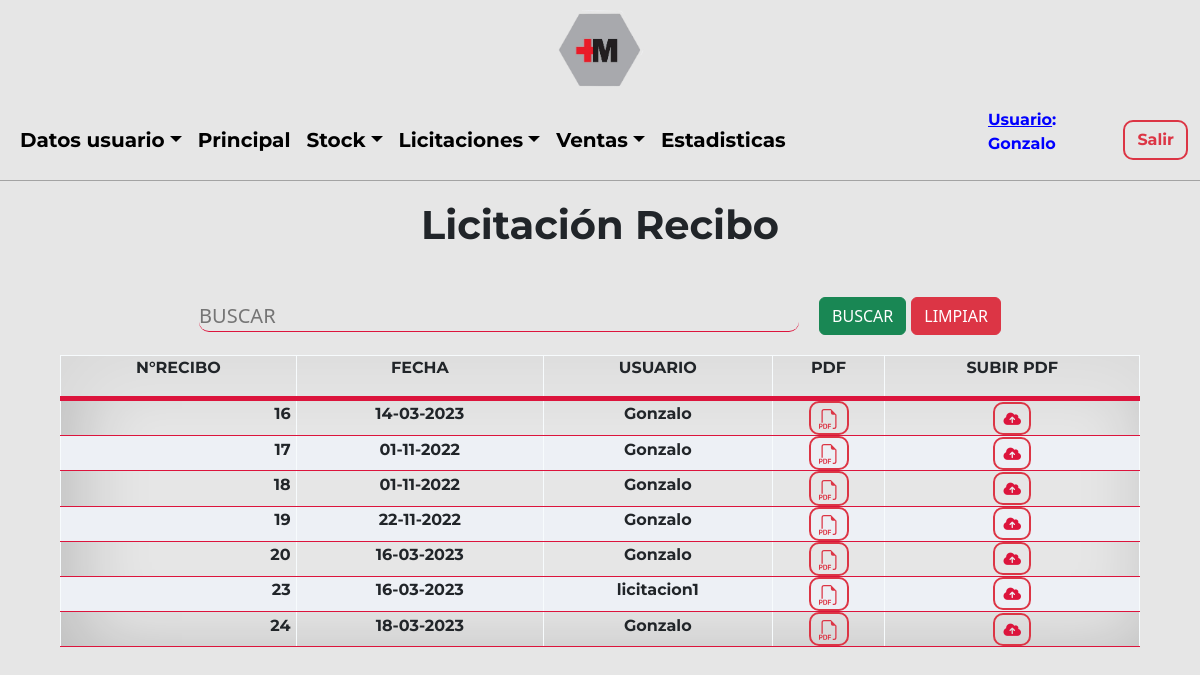
Screenshot of /Sistema/Licitaciones/licRecibo.php?ok (signed in) with the database file from the repository.
### tables this page shows
CREATE TABLE `usuario` (
  `idUsuario` int(3) NOT NULL,
  `usuario` text NOT NULL,
  `contraseña` varchar(60) NOT NULL,
  `idRol` int(2) NOT NULL,
  `idTipoUsuario` int(10) NOT NULL,
  `nombre` varchar(100) NOT NULL,
  `correo` varchar(100) NOT NULL,
  `direccion` varchar(100) NOT NULL,
  `idEstadoUsuario` int(2) NOT NULL
);

CREATE TABLE `licitacion` (
  `idLicitacion` int(3) NOT NULL,
  `idEstadoLicitacion` int(3) NOT NULL
);

### Sistema/Licitaciones/licRecibo.php (the view, shortened to what this page needs)
<?php
include('../../Utils/conexion.php');
$iduser = $_SESSION['usuario'];
$sql = "SELECT idUsuario, usuario, idRol FROM usuario WHERE usuario='$iduser'";
$resultado = $datos_base->query($sql);
$row = $resultado->fetch_assoc();
$nom = $row['usuario'];
$idUsu = $row['idUsuario'];
$idRol = $row['idRol'];
?>
<!DOCTYPE html>
<html lang="en">
<head>
    <link href="https://cdn.jsdelivr.net/npm/bootstrap@5.2.0-beta1/dist/css/bootstrap.min.css" rel="stylesheet">
    <link rel="stylesheet" type="text/css" href="../../Css/estilos.css"/>
</head>
<body>
<?php include('../Layouts/licitacionesHeader.php'); ?>
    <main>
        <section class="ini">
            <div class="ini-tit">
                <h1>Licitación Recibo</h1>
            </div>
            <div class="container">
                <form method="POST" action="./licRecibo.php">
                    <div class="form-grilla">
                        <div class="form-grilla-busc">
                            <input type="text" style="text-transform:uppercase;" name="buscar"  placeholder="Buscar" class="busc">
                        </div>
                        <div class="form-grilla-but">
                            <input class="btn btn-success" type="submit" name="btn2" value="BUSCAR"></input>
                            <input class="btn btn-danger" type="submit" name="btn1" value="LIMPIAR"></input>
                        </div>
                    </div>
                </form>
            </div>
             <?php
                    if($idRol == $rolgerente OR $idRol == $roladmin)
                    {
                    echo "<table>
                            <thead>
                                <tr>
                                    <th><p>N°RECIBO</p></th>
                                    <th><p>FECHA</p></th>
                                    <th><p>USUARIO</p></th>
                                    <th><p>PDF</p></th>
                                    ";
                                    if($idUsu == 1){
                                        echo "
                                        <th><p>SUBIR PDF</p></th>
                                        ";
                                    }
                                    echo "
                                </tr>
                            </thead>
                        ";
                        if(isset($_POST['btn2']))
                                {
                                    $doc = $_POST['buscar'];
                                    $consulta=mysqli_query($datos_base, "SELECT l.idLicitacion, m.fecha, u.usuario
                                    FROM licitacion l
                                    LEFT JOIN movimientolicitacion AS m ON m.idLicitacion = l.idLicitacion
                                    LEFT JOIN datoslicitacion AS da ON da.idLicitacion = l.idLicitacion
                                    LEFT JOIN usuario AS u ON u.idUsuario = da.idUsuario
                                    WHERE m.idEstadoLicitacion = 6 (l.idLicitacion LIKE '%$doc%' OR m.fecha LIKE '%$doc%' OR u.usuario LIKE '%$doc%')
                                    GROUP BY l.idLicitacion");
                                    while($listar = mysqli_fetch_array($consulta))
                                    {
                                        $fec = date("d-m-Y", strtotime($listar['fecha']));
                                        echo
                                        "
                                            <tr>
                                            <td><h4 style='font-size:16px;text-align: right; margin-right: 5px; '>".$listar['idLicitacion']."</h4 ></td>
                                            <td><h4 style='font-size:16px;'>".$fec."</h4 ></td>
                                            <td><h4 style='font-size:16px;'>".$listar['usuario']."</h4 ></td>
                                            <td class='text-center text-nowrap'> <a class='btn btn-sm btn-outline-danger' href=./confirmarLicRecibo.php?no=".$listar['idLicitacion']." target=new><svg xmlns='http://www.w3.org/2000/svg' width='20' height='20' fill='currentColor' class='bi bi-filetype-pdf' viewBox='0 0 16 16'>
                                            <path fill-rule='evenodd' d='M14 4.5V14a2 2 0 0 1-2 2h-1v-1h1a1 1 0 0 0 1-1V4.5h-2A1.5 1.5 0 0 1 9.5 3V1H4a1 1 0 0 0-1 1v9H2V2a2 2 0 0 1 2-2h5.5L14 4.5ZM1.6 11.85H0v3.999h.791v-1.342h.803c.287 0 .531-.057.732-.173.203-.117.358-.275.463-.474a1.42 1.42 0 0 0 .161-.677c0-.25-.053-.476-.158-.677a1.176 1.176 0 0 0-.46-.477c-.2-.12-.443-.179-.732-.179Zm.545 1.333a.795.795 0 0 1-.085.38.574.574 0 0 1-.238.241.794.794 0 0 1-.375.082H.788V12.48h.66c.218 0 .389.06.512.181.123.122.185.296.185.522Zm1.217-1.333v3.999h1.46c.401 0 .734-.08.998-.237a1.45 1.45 0 0 0 .595-.689c.13-.3.196-.662.196-1.084 0-.42-.065-.778-.196-1.075a1.426 1.426 0 0 0-.589-.68c-.264-.156-.599-.234-1.005-.234H3.362Zm.791.645h.563c.248 0 .45.05.609.152a.89.89 0 0 1 .354.454c.079.201.118.452.118.753a2.3 2.3 0 0 1-.068.592 1.14 1.14 0 0 1-.196.422.8.8 0 0 1-.334.252 1.298 1.298 0 0 1-.483.082h-.563v-2.707Zm3.743 1.763v1.591h-.79V11.85h2.548v.653H7.896v1.117h1.606v.638H7.896Z'/>
                                          </svg></a></td>
                                          ";
                                            if($idUsu == 1){
                                                echo
                                                "
                                                <td class='text-center text-nowrap'><a href=./subirLicRecibo.php?no=".$listar['idLicitacion']." class='btn btn-sm btn-outline-danger'><i class='fa-solid fa-cloud-arrow-up'></i></a></td>
                                                ";
                                            }
                                            echo "
                                            </tr>
                                        ";
                                    }
                                }
                                else{
                                    $consulta=mysqli_query($datos_base, "SELECT l.idLicitacion, m.fecha, u.usuario
                                    FROM licitacion l
                                    LEFT JOIN movimientolicitacion AS m ON m.idLicitacion = l.idLicitacion
                                    LEFT JOIN datoslicitacion AS da ON da.idLicitacion = l.idLicitacion
                                    LEFT JOIN usuario AS u ON u.idUsuario = da.idUsuario
                                    WHERE m.idEstadoLicitacion = 6
                                    GROUP BY l.idLicitacion");
                                    while($listar = mysqli_fetch_array($consulta))
                                    {
                                        $fec = date("d-m-Y", strtotime($listar['fecha']));
                                        echo
                                        "
                                            <tr>
                                            <td><h4 style='font-size:16px;text-align: right; margin-right: 5px; '>".$listar['idLicitacion']."</h4 ></td>
                                            <td><h4 style='font-size:16px;'>".$fec."</h4 ></td>
                                            <td><h4 style='font-size:16px;'>".$listar['usuario']."</h4 ></td>
                                            <td class='text-center text-nowrap'> <a class='btn btn-sm btn-outline-danger' href=./confirmarLicRecibo.php?no=".$listar['idLicitacion']." target=new><svg xmlns='http://www.w3.org/2000/svg' width='20' height='20' fill='currentColor' class='bi bi-filetype-pdf' viewBox='0 0 16 16'>
                                            <path fill-rule='evenodd' d='M14 4.5V14a2 2 0 0 1-2 2h-1v-1h1a1 1 0 0 0 1-1V4.5h-2A1.5 1.5 0 0 1 9.5 3V1H4a1 1 0 0 0-1 1v9H2V2a2 2 0 0 1 2-2h5.5L14 4.5ZM1.6 11.85H0v3.999h.791v-1.342h.803c.287 0 .531-.057.732-.173.203-.117.358-.275.463-.474a1.42 1.42 0 0 0 .161-.677c0-.25-.053-.476-.158-.677a1.176 1.176 0 0 0-.46-.477c-.2-.12-.443-.179-.732-.179Zm.545 1.333a.795.795 0 0 1-.085.38.574.574 0 0 1-.238.241.794.794 0 0 1-.375.082H.788V12.48h.66c.218 0 .389.06.512.181.123.122.185.296.185.522Zm1.217-1.333v3.999h1.46c.401 0 .734-.08.998-.237a1.45 1.45 0 0 0 .595-.689c.13-.3.196-.662.196-1.084 0-.42-.065-.778-.196-1.075a1.426 1.426 0 0 0-.589-.68c-.264-.156-.599-.234-1.005-.234H3.362Zm.791.645h.563c.248 0 .45.05.609.152a.89.89 0 0 1 .354.454c.079.201.118.452.118.753a2.3 2.3 0 0 1-.068.592 1.14 1.14 0 0 1-.196.422.8.8 0 0 1-.334.252 1.298 1.298 0 0 1-.483.082h-.563v-2.707Zm3.743 1.763v1.591h-.79V11.85h2.548v.653H7.896v1.117h1.606v.638H7.896Z'/>
                                          </svg></a></td>
                                          ";
                                            if($idUsu == 1){
                                                echo
                                                "
                                                <td class='text-center text-nowrap'><a href=./subirLicRecibo.php?no=".$listar['idLicitacion']." class='btn btn-sm btn-outline-danger'><i class='fa-solid fa-cloud-arrow-up'></i></a></td>
                                                ";
                                            }
                                            echo "
                                            </tr>
                                        ";
                                    }
                                }
                                echo "</table>";
                            }
                                    ?>
        </section>
    </main>
</body>
</html>

### Sistema/Layouts/licitacionesHeader.php (shortened to what this page needs)
<div class="cont-img">
    <a href="../principal.php" class="imagenb">
            <img src="../../Imagenes/c-titulo.png" alt="logo">
         </a>
    </div>
    <header class="hea-pri">
        <nav class="navbar navbar-expand-lg navbar-light">
            <div class="container-fluid navpri">
                <div class="collapse navbar-collapse" id="navbarNav">
                    <ul class="navbar-nav">
                    <li class="nav-item dropdown">
                            <a href="#" class="nav-link dropdown-toggle variacion" id="navbarDropdown" role="button" data-bs-toggle="dropdown" aria-expanded="false">Datos usuario</a>
                                <?php
                                    $rolgerente = 1;
                                    $roladmin = 2;
                                    $roldeposito = 3;
                                    $rolventas = 4;
                                    $rolobra = 5;
                                    $rolproveedor = 6;
                                ?>
                        </li>
                        <li class="nav-item">
                            <a href="../principal.php" class="nav-link variacion" aria-current="page">Principal</a>
                        </li>
                        <?php
                            if($idRol == $rolgerente OR $idRol == $roldeposito){
                        ?>
                        <li class="nav-item dropdown">
                            <a href="#" class="nav-link dropdown-toggle variacion" id="navbarDropdown" role="button" data-bs-toggle="dropdown" aria-expanded="false">Stock</a>
                        </li>
                        <?php
                            }
                        ?>
                        <?php
                            if($idRol == $rolgerente OR $idRol == $roladmin OR $idRol == $rolventas OR $idRol == $rolproveedor){
                        ?>
                        <li class="nav-item dropdown">
                            <a href="#" class="nav-link dropdown-toggle variacion" id="navbarDropdown" role="button" data-bs-toggle="dropdown" aria-expanded="false">Licitaciones</a>
                        </li>
                        <?php
                            }
                        ?>
                        <?php
                            if($idRol == $rolgerente OR $idRol == $roladmin OR $idRol == $rolobra){
                        ?>
                        <li class="nav-item dropdown">
                            <a href="#" class="nav-link dropdown-toggle variacion" id="navbarDropdown" role="button" data-bs-toggle="dropdown" aria-expanded="false">Ventas</a>
                        </li>
                        <?php
                            }
                        ?>
                        <?php
                            if($idRol == $rolgerente OR $idRol == $roladmin){
                        ?>
                        <li class="nav-item">
                            <a href="../estadisticas.php" class="nav-link variacion" aria-current="page">Estadisticas</a>
                        </li>
                        <?php
                            }
                        ?>
                    </ul>
                </div>
                <div class="not-exit">
                    <div class="not-exit-name">
                        <p style='color: blue; font-weight: bold;'><u>Usuario</u>: <?php echo $nom;?></p>
                    </div>
                   <div class="not-exit-exit">
                       <a href="../../Utils/salir.php">
                           <button class="btn btn-outline-danger" type="submit">Salir</button>
                        </a>
                   </div>
                </div>
            </div>
        </nav>
    </header>

### Css/estilos.css (style rules this page uses)
* { margin: 0; padding: 0; box-sizing: border-box; scroll-behavior: smooth; }
html, body { background-color: #e6e6e6; height: 100%; margin: 0; display: flex; flex-direction: column; }
nav { font-family: 'Montserrat', sans-serif; }
h1, h2 { cursor: default; }
h1, h3, h4, p { font-family: 'Montserrat', sans-serif; font-weight: bold; }
.hea-pri { border-bottom: 1px solid #a3a3a3; }
.variacion { text-decoration: none; background-image: linear-gradient(crimson, crimson); background-position: 0% 100%; background-repeat: no-repeat; background-size: 0% 2px; transition: background-size .4s; color: black; font-size: 20px; font-weight: bold; }
i { color: crimson; }
li { list-style: none; }
.cont-img { display: flex; justify-content: center; }
.imagenb { width: 100px; height: 100px; display: flex; justify-content: center; align-items: center; }
.imagenb img { width: 100%; }
.navpri { display: flex; justify-content: space-evenly; }
.not-exit { width: auto; display: flex; justify-content: center; align-items: center; flex-direction: row; gap: 5px; }
.ini { height: auto; display: flex; justify-content: center; align-items: center; flex-direction: column; }
.ini-tit { margin-top: 20px; margin-bottom: 40px; display: flex; justify-content: center; align-items: center; }
.form-grilla { display: flex; justify-content: center; flex-direction: row; }
.form-grilla-busc { display: flex; justify-content: center; align-items: center; }
.form-grilla-but { display: flex; justify-content: center; align-items: center; gap: 5px; }
.busc { min-width: 600px; margin-right: 20px; border-radius: 10px; font-size: 20px; background-color: transparent; border: none; border-bottom: 1px solid crimson; outline: none; }
table { margin-top: 20px; background-color: #dbe5e9; border-collapse: collapse; width: 90%; background-color: rgba(230, 230, 230, 0.65); box-shadow: 15px 6px 72px 4px rgba(0, 0, 0, 0.18) inset; -webkit-box-shadow: 15px 6px 72px 4px rgba(0, 0, 0, 0.18) inset; -moz-box-shadow: 15px 6px 72px 4px rgba(0, 0, 0, 0.18) inset; }
th, td { text-align: center; border: solid 1px #f7fbfd; border-bottom: solid 1px crimson; font-weight: bold; }
thead { background-color: rgba(230, 230, 230, 0.65); border-bottom: solid 5px crimson; width: 100%; }
tr:nth-child(even) { background-color: #edf0f5; }
.not-exit { width: 200px; display: flex; justify-content: space-around; align-items: center; }
.not-exit-name { cursor: default; display: flex; justify-content: center; align-items: center; }
.not-exit-exit { display: flex; justify-content: center; align-items: center; }
.btn-outline-danger { font-weight: bold; border-radius: 10px; border: 2px solid; }

### rows the page displays
usuario: usuario "Gonzalo"
licitacion: idLicitacion "16", fec "14-03-2023", usuario "Gonzalo"
licitacion: idLicitacion "17", fec "01-11-2022", usuario "Gonzalo"
licitacion: idLicitacion "18", fec "01-11-2022", usuario "Gonzalo"
licitacion: idLicitacion "19", fec "22-11-2022", usuario "Gonzalo"
licitacion: idLicitacion "20", fec "16-03-2023", usuario "Gonzalo"
licitacion: idLicitacion "23", fec "16-03-2023", usuario "licitacion1"
licitacion: idLicitacion "24", fec "18-03-2023", usuario "Gonzalo"
